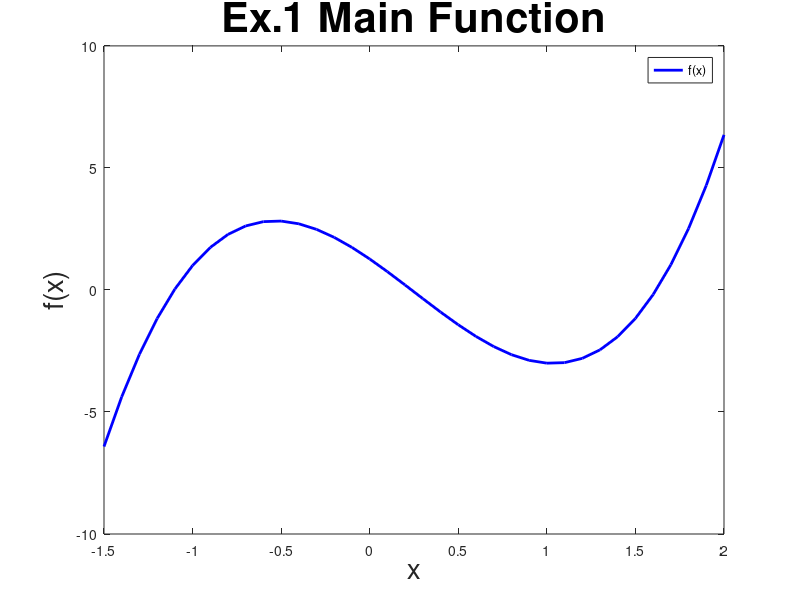

This chart was generated by the following MATLAB code:
%Code Written by Raul G.
%Numerical Methods for Engineering.
%--------------------------------------------------------------------------
%% 
clearvars
clear
clc
%--------------------------------------------------------------------------
%%
%Exercise 1.
%Firstly, what I do is plot the function to see what it looks like;

x = -1.5:0.1:2;
f = 3*x.^3 - 2*x.^2 - 5*x + 3 - sqrt((x.^2 + 3));
figure(1)
plot(x,f,"b-","LineWidth",2,"DisplayName", "f(x)")
title("Ex.1 Main Function","FontSize", 30)
xlabel("x", "FontSize", 20)
ylabel("f(x)","FontSize", 20)
legend

%--------------------------------------------------------------------------
%%
%Then, I apply the newton method to find the roots of this function.
%Initial guess; xo = 0.

xo = 0;
xk = xo;
fprintf("Inter: x_o = %f\n", xo)
maxIter = 10;
%I create and use the for loop.
for k = 1:maxIter
    %I define the original function.
    f = 3*xk^3 - 2*xk^2 - 5*xk + 3 - sqrt((xk^2 + 3));
    %I find the derivative function.
    derf = 9*xk^2 - 4*xk - 5 - (2*xk/(2*sqrt(xk^2 + 3)));
    %I apply the newton method.
    x1 = xk - f/derf;
    %Finally, I state the iteration loop.
    xk = x1;
fprintf("Inter: x_1 = %f\n", k, x1)
end

%Using this loop, at least, I found 1 root in the function.
%With this iteration loop, I can find how many roots has this function and
%an accurate approximation to them.
%--------------------------------------------------------------------------
%%
%Next, I continue with next guesses, in this case, xo = 1.
%--------------------------------------------------------------------------
xo = 1;
xk = xo;
fprintf("Inter: x_o = %f\n", xo)
%I state the counter of maxIter to 50 this time.
maxIter = 50;
%I create and use the for loop.
for k = 1:maxIter
    %I define the original function.
    f = 3*xk^3 - 2*xk^2 - 5*xk + 3 - sqrt((xk^2 + 3));
    %I find the derivative function.
    derf = 9*xk^2 - 4*xk - 5 - (2*xk/(2*sqrt(xk^2 + 3)));
    %I apply the newton method.
    x1 = xk - f/derf;
    %Finally, I state the iteration loop.
    xk = x1;
fprintf("Inter: x_1 = %f\n", k, x1)
end
%What I found here is that with only 7 iterations, I could be sure I found
%all roots of the function.
%--------------------------------------------------------------------------
%%
%Finally, I use the last guess, xo = 2.
%--------------------------------------------------------------------------
xo = 2;
xk = xo;
fprintf("Inter: x_o = %f\n", xo)
%I state the counter of maxIter to 70 this time.
maxIter = 70;
%I create and use the for loop.
for k = 1:maxIter
    %I define the original function.
    f = 3*xk^3 - 2*xk^2 - 5*xk + 3 - sqrt((xk^2 + 3));
    %I find the derivative function.
    derf = 9*xk^2 - 4*xk - 5 - (2*xk/(2*sqrt(xk^2 + 3)));
    %I apply the newton method.
    x1 = xk - f/derf;
    %Finally, I state the iteration loop.
    xk = x1;
fprintf("Inter: x_1 = %f\n", k, x1)
end
%From the sixth iteration, I can know for sure that I found at least a
%root, in this case, 1.617005.
%--------------------------------------------------------------------------
%This is the end of exercise 1, session 8.